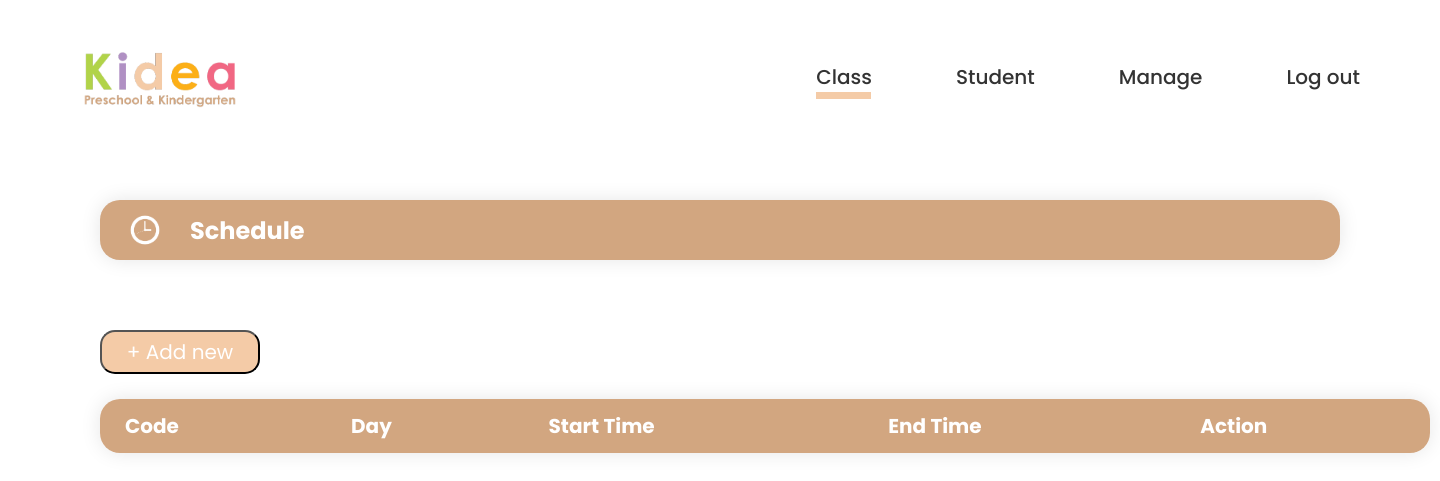
Page /View_schedule_admin.php (signed in) on the earlier database version.
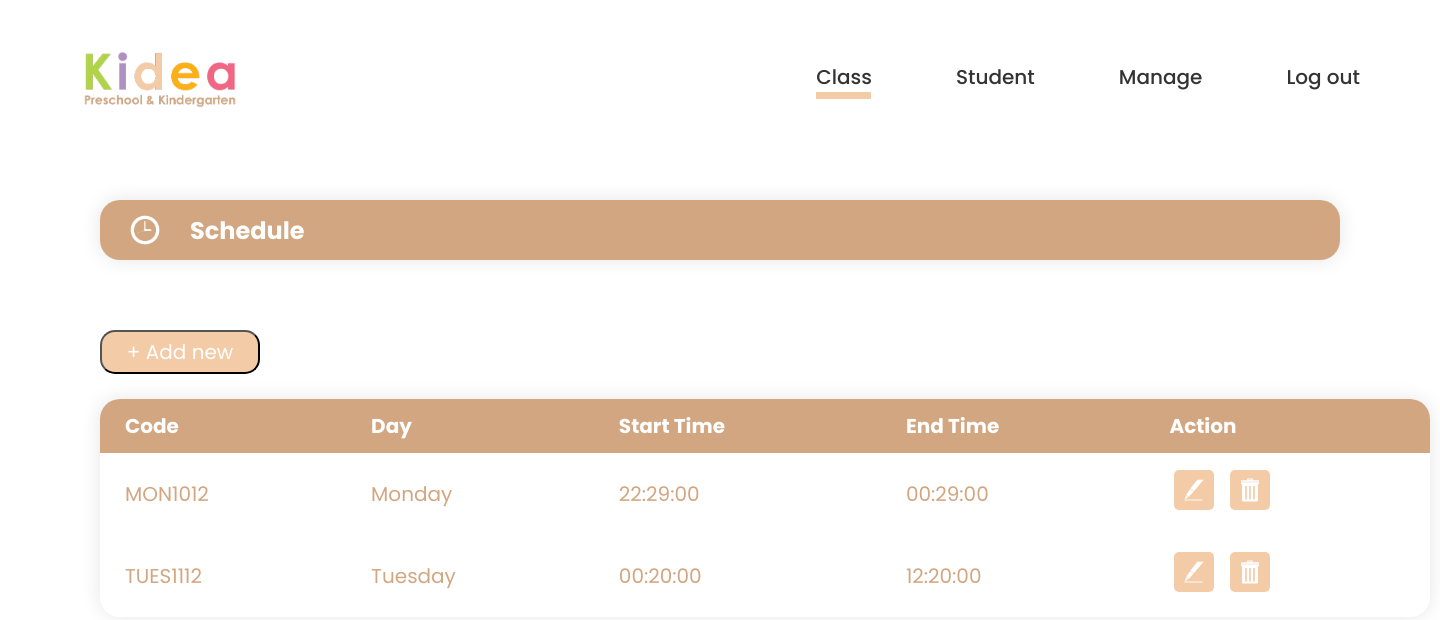
Same page on the later database version.
### tables this page shows
CREATE TABLE IF NOT EXISTS `tbl_time` (
  `time_id` int(11) NOT NULL AUTO_INCREMENT,
  `code` varchar(10) NOT NULL,
  `day_time` varchar(10) NOT NULL,
  `start_time` time NOT NULL,
  `end_time` time NOT NULL,
  PRIMARY KEY (`time_id`)
);

### View_schedule_admin.php (the view, shortened to what this page needs)
<?php
include "koneksi.php";
?>
<html>
    <head>
        <link rel="stylesheet" type="text/css" href="View_schedule_admin.css">
    </head>
    <body>
        <header>
            <img class="logo" src="img/logotxt.png" href="Home_admin.php">
            <nav>
                <ul class="nav__links">
                    <li><a href="View_admin.php">Class</a><div class="rec"></div></li>
                    <li><a href="View_student_admin.php">Student</a></li>
                    <li><a href="View_manage_admin.php">Manage</a></li>
                    <li><a href="logout.php">Log out</a></li>
                </ul>
            </nav>
        </header>
        <div class="title">
            <img class="time" src="img/time.png">
            <h2>Schedule</h2>
        </div>
        <a href="Input_schedule.php">
            <input type="button" class="btn" value="+ Add new">
        </a>
            <div class="container">
            <table class="content-table">
                <thead>
                <tr>
                    <th>Code</th>
                    <th>Day</th>
                    <th>Start Time</th>
                    <th>End Time </th>
                    <th>Action</th>
                </tr>
                </thead>
                <?php
                    $query = mysqli_query($connect, "SELECT * FROM tbl_time");
                    while ($schedule = mysqli_fetch_array($query)){
                ?>
                <tbody>
                <tr>
                    <td><?php echo $schedule['code'];?></td>
                    <td><?php echo $schedule['day_time'];?></td>
                    <td><?php echo $schedule['start_time'];?></td>
                    <td><?php echo $schedule['end_time'];?></td>
                    <td><div class="action">
                      <a href="edit_schedule.php?id<?php echo $schedule['time_id'];?>"><img class="edit" src="img/edit.svg"></a>
                      <a href="delete_schedule.php?id=<?php echo $schedule['time_id'];?>"><img class="delete" src="img/delete.svg"></div></td>
                </tr>
                <tbody>
                <?php
                    }
                ?>
            </table>
        </div>
    </body>
</html>

### View_schedule_admin.css (style rules this page uses)
* { padding: 0; margin: 0; box-sizing: border-box; }
.rec { width: 55px; height: 7px; background-color: #f4cba7; align-items: center; }
li, a { font-family: 'Poppins', sans-serif; font-weight: 500; font-size: 20px; color: #333; text-decoration: none; }
header { display: flex; justify-content: space-between; align-items: center; margin-right: 40px; margin-left: 80px; }
.logo { cursor: pointer; align-items: flex-start; width: 160px; background-size: cover; }
.nav__links { list-style: none; }
.nav__links li { display: inline-block; padding: 0px 40px; }
.nav__links li a { transition: all 0.3s ease 0s; }
.time { width: 50px; background-size: cover; align-items: flex-start; }
.title { margin-left: 100px; margin-right: 100px; margin-top: 40px; padding: 5px; padding-left: 20px; background-color: #D2A680; justify-content: flex-start; display: flex; align-items: center; border-radius: 20px; box-shadow: 0px 0px 20px rgba(0, 0, 0, 0.10); }
.title h2 { margin-left: 20px; text-align: justify; font-family: 'Poppins', sans-serif; font-size: 24px; color: white; text-decoration: none; }
.btn { display: flex; margin-left: 100px; margin-right: 100px; margin-top: 70px; padding: 5px; width: 160px; border-radius: 15px; background-color: #f4cba7; background-size: 200%; font-size: 20px; color: #fff; font-family: 'Poppins', sans-serif; cursor: pointer; transition: .5s; }
.container { display: flex; margin-left: 100px; margin-right: 100px; align-items: flex-start; }
.content-table { border-collapse: collapse; margin-top: 25px ; min-width: 1330px; border-radius: 20px; color: #D2A680; overflow: hidden; font-size: 20px; font-family: 'Poppins', sans-serif; box-shadow: 0 0 20px rgba(0, 0, 0, 0.10); }
.content-table thead tr { margin-top: 40px; border-radius: 20px; background-color: #D2A680; color: white; text-align: left; font-weight: bold; }
.content-table th, .content-table td { padding: 12px 25px; }
.edit { padding: 5px; margin: 5px; width: 40px; background-color: #f4cba7; background-size: cover; border-radius: 5px; cursor: pointer; }
.delete { padding: 5px; margin: 5px; width: 40px; background-color: #f4cba7; background-size: cover; border-radius: 5px; cursor: pointer; }

Differences in the rows shown:
added tbl_time: code "MON1012", day_time "Monday", start_time "22:29:00", end_time "00:29:00"
added tbl_time: code "TUES1112", day_time "Tuesday", start_time "00:20:00", end_time "12:20:00"
